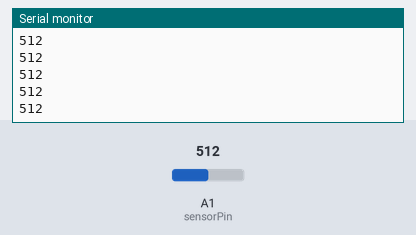
Simulated run of this sketch. Board: Arduino Uno, built with avr-gcc and run on an emulated ATmega328P. Shown: the last lines printed to the serial monitor. The test bench sets the inputs (shaded band); at power-on: A1 (sensorPin) = 512.

Above: at 1.2 s.
1.3 s: A1 (sensorPin) set to 716
At 1.32 s:
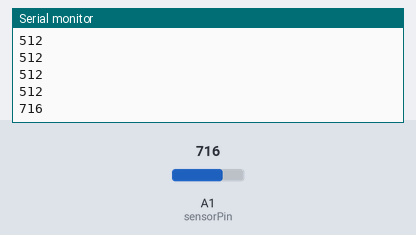
2.8 s: A1 (sensorPin) set to 900
At 2.83 s:
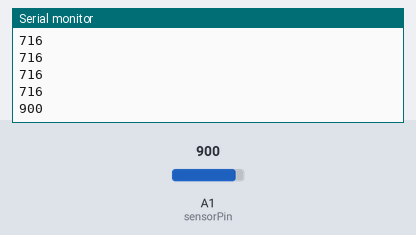
Timing chart, 0 to 5.8 s (numbered marks = the images above; inputs shaded):
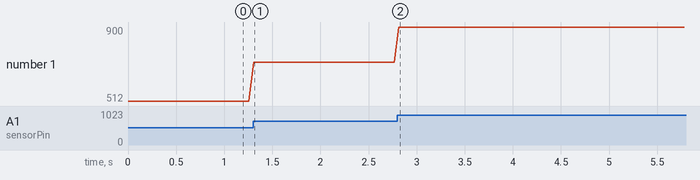

Measured:
- after the input at 1.3 s, the serial monitor: prints a new line at once (image 1)
- after the input at 2.8 s, the serial monitor: prints a new line at once (image 2)
- plotted number 1: 512 → 716 after the input at 1.3 s, 716 → 900 after the input at 2.8 s

The sketch:

strain_nano.ino
```cpp
int sensorPin = A1 ; //定义模拟口A3
int value = 0; //设置value为0
void setup(){
  Serial.begin(9600); //设置波特率
}

void loop(){

  value = analogRead(sensorPin); //将value设置为读取到的A3的数值
  Serial.println(value, DEC); //显示value数值，并自动换行

  delay(50); //延迟0.05S

}
```
